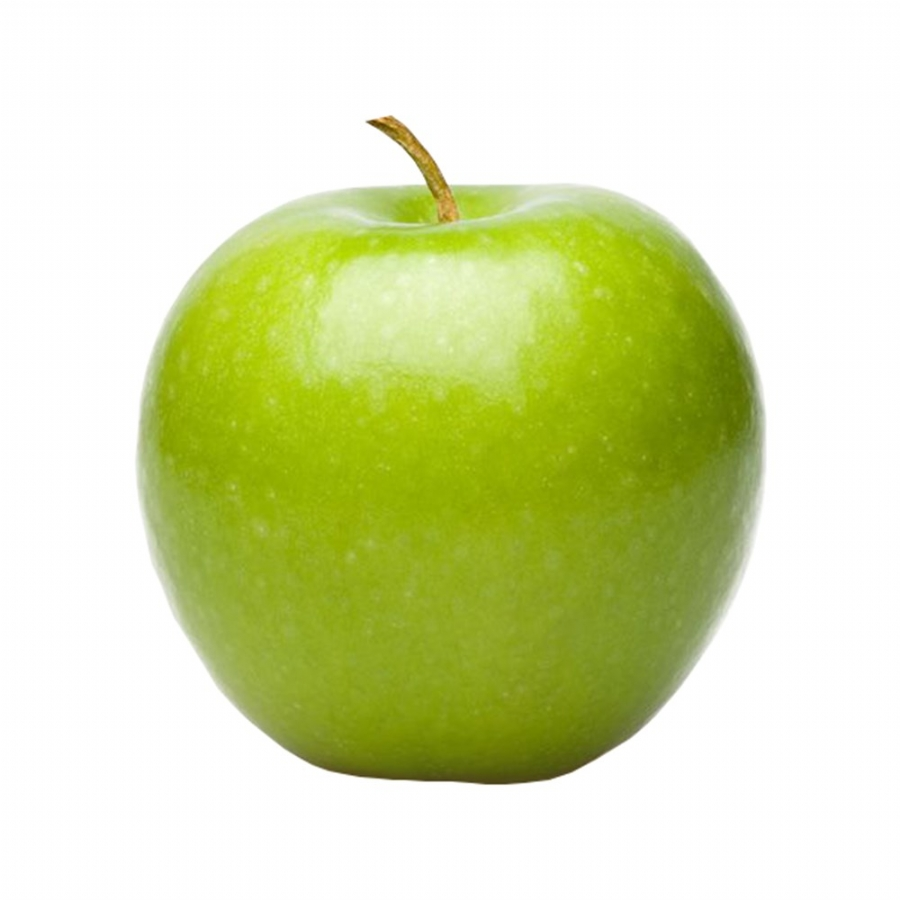
#> input picture Learn PYTHON_Python OGREN/11_Yapay Zeka Artificial Intelligence/opencv_projects/images/yesil_elma_1.jpg, 900 x 900 px
$ python 'opencv_44 Tresholding binary.py'
#> lines starting #> are read from the running program, lines starting #| are printed output that depends on the picture; after the words box and inside, x2 and y2 are one past the last pixel; in counts of white or black regions, pixels touching at a corner belong together
# threshold - THRESH_BINARY
import cv2

r1 = cv2.imread("images/yesil_elma_1.jpg", 0)
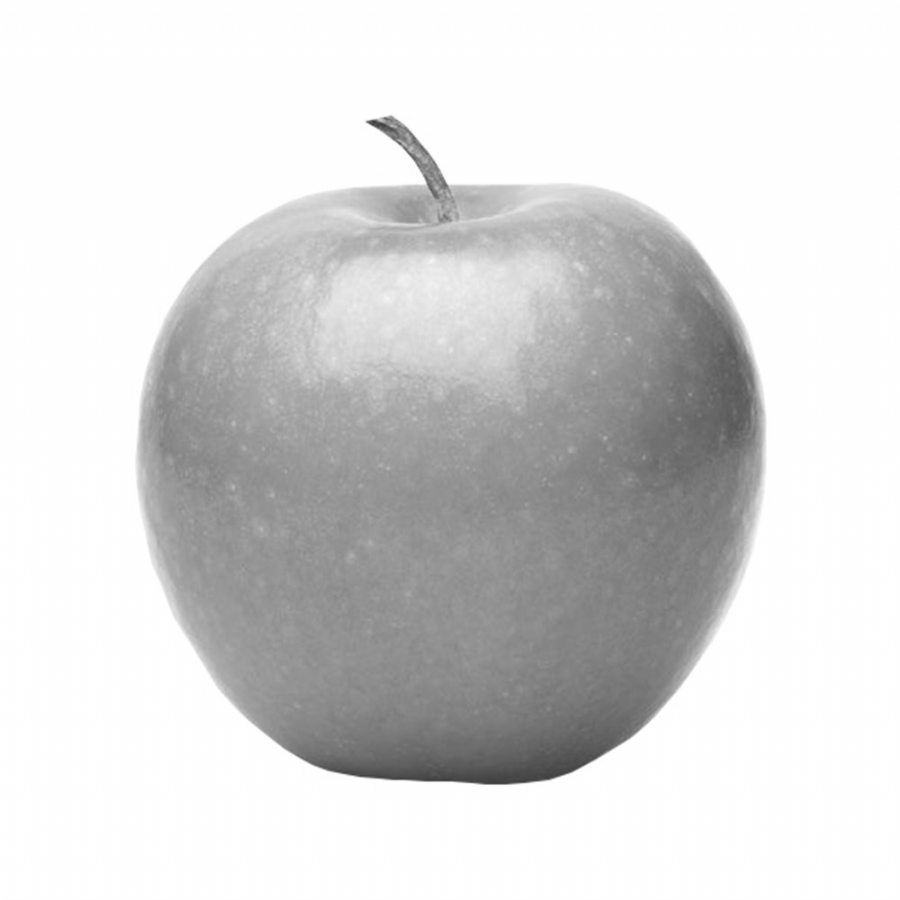
#> r1: shape (900, 900); min 58, max 255, mean 216.3

a, Cevrilmis = cv2.threshold(r1, 190, 255, cv2.THRESH_BINARY)
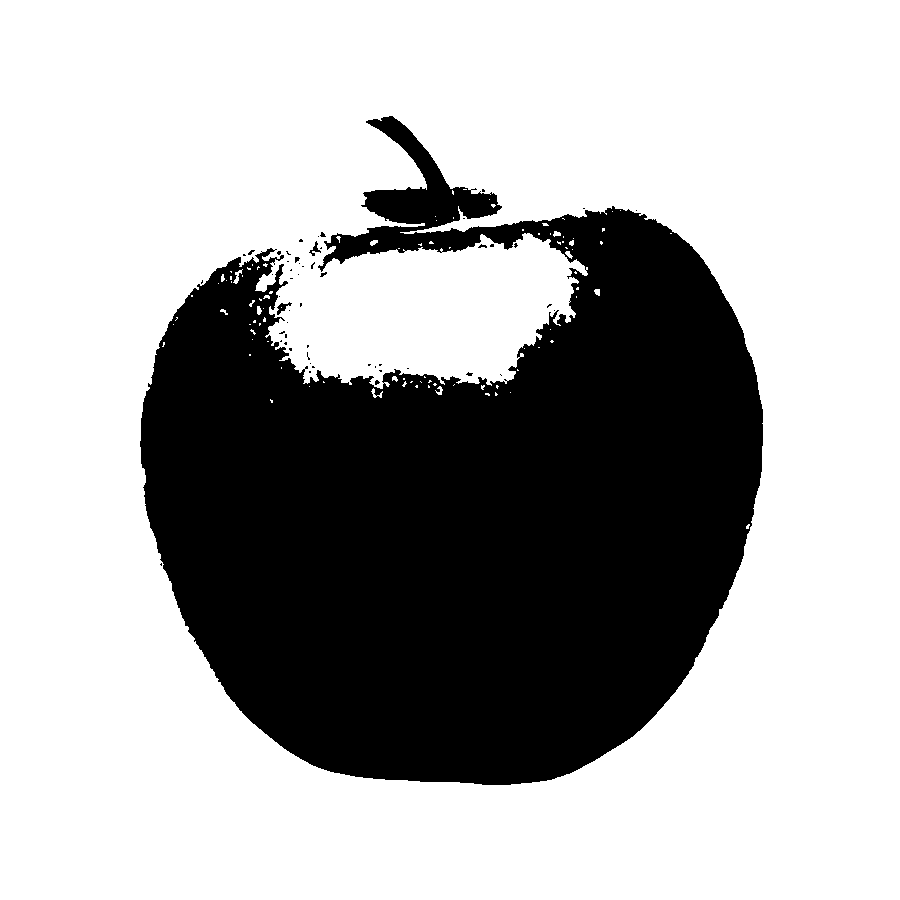
#> Cevrilmis: shape (900, 900); 67.9% white; 54 black regions (49 under 20 px), largest, box (x1, y1, x2, y2) and area: (140, 116, 763, 785) 259713, (277, 302, 292, 315) 79, (309, 241, 321, 256) 60, (478, 244, 487, 248) 20, (295, 257, 300, 263) 20

cv2.imshow("Orjinal1", r1)
cv2.imshow("Cevrilmis şekli", Cevrilmis)

cv2.waitKey(0)
cv2.destroyAllWindows()

$ run again, with Learn PYTHON_Python OGREN/11_Yapay Zeka Artificial Intelligence/opencv_projects/images/top1.jpg copied over Learn PYTHON_Python OGREN/11_Yapay Zeka Artificial Intelligence/opencv_projects/images/yesil_elma_1.jpg
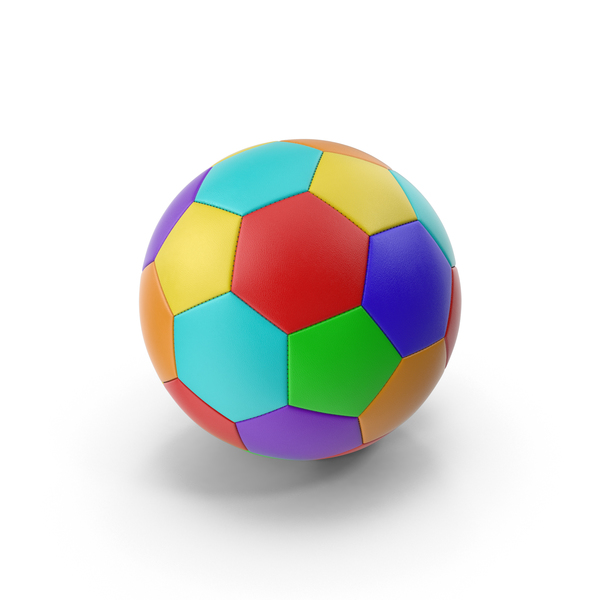
#> input picture Learn PYTHON_Python OGREN/11_Yapay Zeka Artificial Intelligence/opencv_projects/images/top1.jpg, 600 x 600 px
#> `r1 = cv2.imread("images/yesil_elma_1.jpg", 0)`:
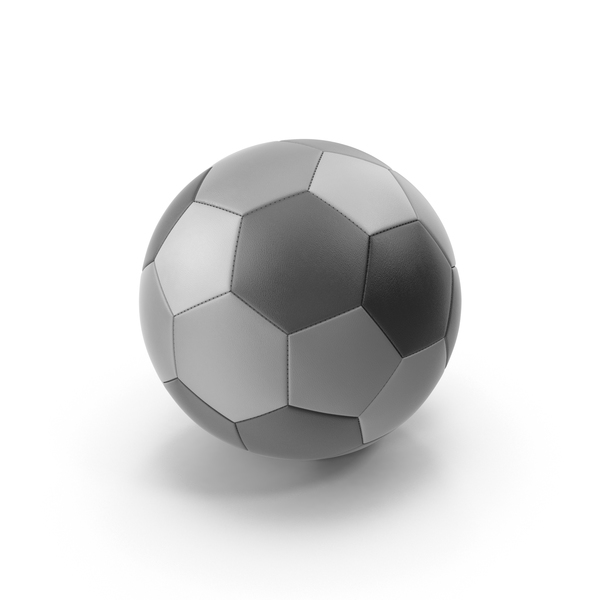
#> r1: shape (600, 600); min 22, max 255, mean 221.3
#> `a, Cevrilmis = cv2.threshold(r1, 190, 255, cv2.THRESH_BINARY)`:
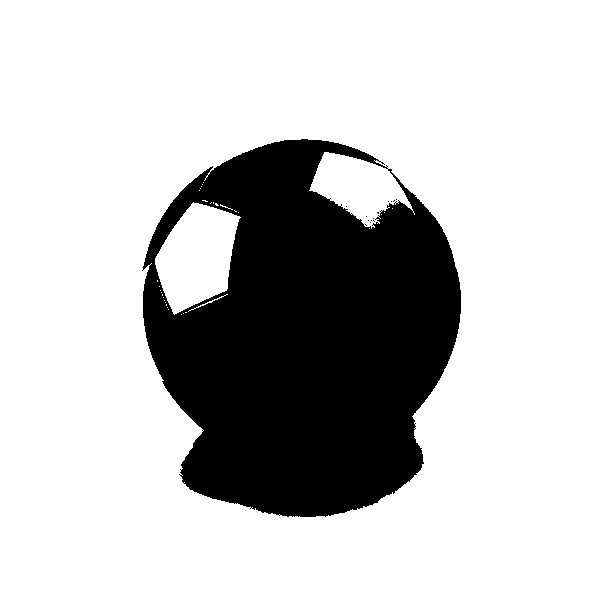
#> Cevrilmis: shape (600, 600); 77% white; 14 black regions (13 under 20 px), largest, box (x1, y1, x2, y2) and area: (142, 139, 461, 517) 82953
